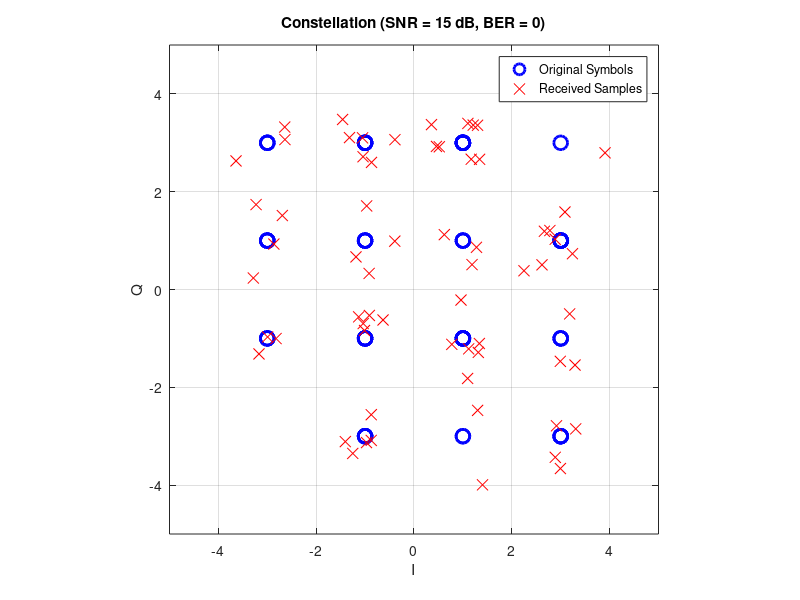
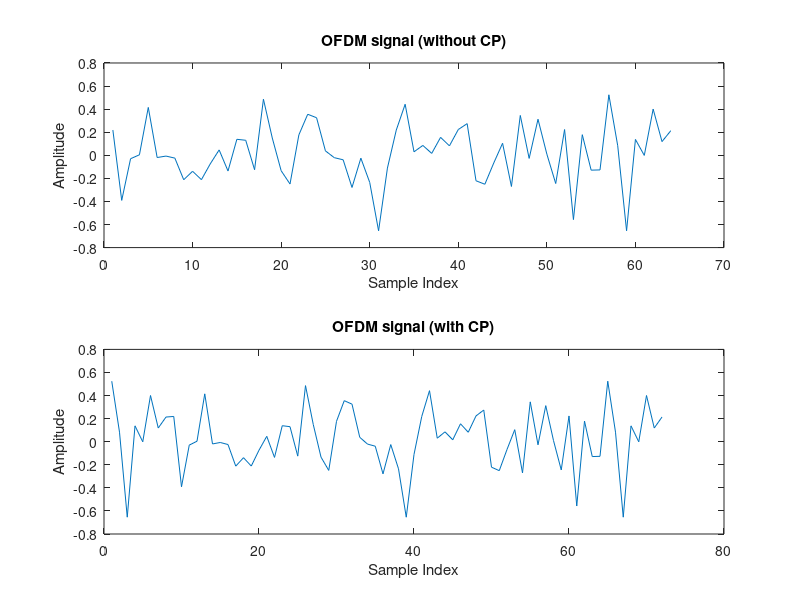

These figures' MATLAB source, in order:
clc , clear
%% Input Data
bits = randi([0 1], 1,256);

num_subcarriers = 64;
padding_needed = mod(256 - mod(length(bits), 256), 256);
bits = [bits, zeros(1, padding_needed)];
I_bits = bits;

%% Bit-to-Symbol Mapping 16-QAMA
bit_4 = reshape(bits ,4, []);
symbols = zeros(1,size(bit_4,2));


for k=1:size(bit_4,2)
    pair = bit_4(: , k);
    if isequal(pair, [0; 0; 0; 0])
        symbols(k)= 1 + 1j;
    elseif isequal(pair, [0; 0; 0; 1])
        symbols(k) = 3 + 1j;
    elseif isequal(pair, [0; 1; 0; 0])
        symbols(k) = 1 + 3j;
    elseif isequal(pair, [0; 1; 0; 1])
        symbols(k) = 3 + 3j;
    elseif isequal(pair, [0; 0; 1; 0])
        symbols(k) = -1 + 1j;
    elseif isequal(pair, [0; 1; 1; 0])
        symbols(k) = -1 + 3j;
    elseif isequal(pair, [0; 0; 1; 1])
        symbols(k) = -3 + 1j;
    elseif isequal(pair, [0; 1; 1; 1])
        symbols(k) = -3 + 3j;
    elseif isequal(pair, [1; 0; 1; 0])
        symbols(k) = -1 - 1j;
    elseif isequal(pair, [1; 1; 1; 0])
        symbols(k) = -1 - 3j;
    elseif isequal(pair, [1; 0; 1; 1])
        symbols(k) = -3 - 1j;
    elseif isequal(pair, [1; 1; 1; 1])
        symbols(k) = -3 - 3j;
    elseif isequal(pair, [1; 0; 0; 0])
        symbols(k) = 1 - 1j;
    elseif isequal(pair, [1; 1; 0; 0])
        symbols(k) = 1 - 3j;
    elseif isequal(pair, [1; 0; 0; 1])
        symbols(k) = 3 - 1j;
    elseif isequal(pair, [1; 1; 0; 1])
        symbols(k) = 3 - 3j;
    end

end
%%  Serial to Parallel
ofdm_blocks = reshape(symbols, num_subcarriers, []); 

%% IFFT
ofdm_time = ifft(ofdm_blocks, num_subcarriers, 1);

%% Adding Cyclic Prefix
cp_len = num_subcarriers / 8;
ofdm_with_cp = zeros(num_subcarriers + cp_len, size(ofdm_time,2));

for i = 1:size(ofdm_time, 2)
   cp = ofdm_time(end - cp_len + 1:end, i);
    ofdm_with_cp(:, i) = [cp; ofdm_time(:, i)];
end

%% Parallel to Serial
ofdm_serial = ofdm_with_cp(:).';


%%





%% Channel
snr = 15; 
rx_serial = awgn(ofdm_serial, snr, 'measured');


%%





%% Serial to Parallel
rx_matrix = reshape(rx_serial,num_subcarriers + cp_len , []);

%% Cyclic Prefix Removal
rx_no_cp = rx_matrix(cp_len+1:end, :); %remove cp

%% FFT
rx_freq = fft(rx_no_cp, num_subcarriers, 1);  % size: [64 × num_blocks]

%% Parallel to Serial
rx_symbols = rx_freq(:).'; 

%% Symbol-to-Bit Mapping 16-QAM

sampled_I = real(rx_symbols);
sampled_Q = imag(rx_symbols);


Rbits = zeros(4,length(rx_symbols));
for k=1 :length(sampled_I)
    if sampled_I(k) > 0 && sampled_I(k) < 2 && sampled_Q(k) > 0 && sampled_Q(k) < 2
        Rbits(:, k) = [0; 0; 0 ; 0];
    elseif sampled_I(k) > 2 && sampled_Q(k) > 0 && sampled_Q(k) < 2
        Rbits(:, k) = [0; 0; 0; 1];
    elseif sampled_I(k) > 0 && sampled_I(k) < 2 && sampled_Q(k) > 2
        Rbits(:, k) = [0 ; 1; 0; 0];
    elseif sampled_I(k) > 2 && sampled_Q(k) > 2
        Rbits(:, k) = [0; 1; 0; 1];
    elseif sampled_I(k) > -2 && sampled_I(k) < 0 && sampled_Q(k) > 0 && sampled_Q(k) < 2
        Rbits(:, k) = [0; 0; 1; 0];
    elseif sampled_I(k) > -2 && sampled_I(k) < 0 && sampled_Q(k) > 2
        Rbits(:, k) = [0 ; 1; 1; 0];
    elseif sampled_I(k) > -2 && sampled_I(k) < 0 && sampled_Q(k) < 0 && sampled_Q(k) > -2
        Rbits(:, k) = [1; 0; 1; 0];
    elseif sampled_I(k) > -2 && sampled_I(k) < 0 && sampled_Q(k) < -2
        Rbits(:, k) = [1; 1; 1; 0];
    elseif sampled_I(k) < -2 && sampled_Q(k) > 0 && sampled_Q(k) < 2
        Rbits(:, k) = [0; 0; 1; 1];
    elseif sampled_I(k) < -2   && sampled_Q(k) > 2
        Rbits(:, k) = [0 ; 1; 1; 1];
    elseif sampled_I(k) < -2 && sampled_Q(k) < 0 && sampled_Q(k) > -2
        Rbits(:, k) = [1; 0; 1; 1];
    elseif sampled_I(k) < -2 && sampled_Q(k) < -2
        Rbits(:, k) = [1; 1; 1; 1];      
    elseif sampled_I(k) > 0 && sampled_I(k) < 2 && sampled_Q(k) < 0 && sampled_Q(k) > -2
        Rbits(:, k) = [1; 0; 0; 0];        
    elseif sampled_I(k) > 0 && sampled_I(k) < 2 && sampled_Q(k) < -2
        Rbits(:, k) = [1; 1; 0; 0];
    elseif sampled_I(k) > 2 && sampled_Q(k) < 0 && sampled_Q(k) > -2
        Rbits(:, k) = [1; 0; 0; 1];
    elseif sampled_I(k) > 2 && sampled_Q(k) < -2
        Rbits(:, k) = [1; 1; 0; 1];

    end
end



%% Output Data

Rbits = Rbits(:).';

min_len = min(length(Rbits), length(I_bits));
num_errors = sum(Rbits(1:min_len) ~= I_bits(1:min_len));
ber = num_errors / min_len;
fprintf('BER: %.4f\n', ber);

figure;
plot(real(symbols), imag(symbols), 'bo', 'MarkerSize', 10, 'LineWidth', 2)
hold on;
plot(sampled_I, sampled_Q, 'rx', 'MarkerSize', 8);
legend('Original Symbols','Received Samples');
grid on;
xlim([-5 5]); ylim([-5 5]);
xlabel('I'); ylabel('Q');
title(['Constellation (SNR = ', num2str(snr), ' dB, BER = ', num2str(ber), ')']);
axis square;



figure;
subplot(2,1,1);
plot(real(ofdm_time(:,1)));
title('OFDM signal (without CP)');
xlabel('Sample Index'); ylabel('Amplitude');

subplot(2,1,2);
plot(real(ofdm_with_cp(:,1)));
title('OFDM signal (with CP)');
xlabel('Sample Index'); ylabel('Amplitude');
